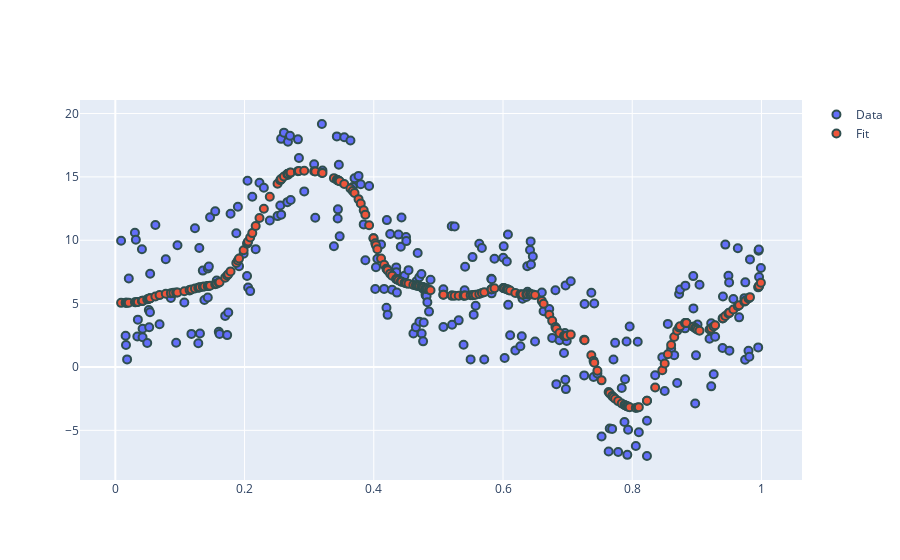

Notebook code cell kept with this figure:
### Markdown cell above
**Test for Peak-Valley Data**

### Code cell
import numpy as np
from stareg.star_model import StarModel
x = np.random.random(250)
x.sort()
noise = np.random.random(250)*2.25
y = 10*np.exp(-(x-0.3)**2 / 0.01 ) - 8*np.exp(-(x-0.8)**2/0.01) + 5*noise #+ 10*x
#px.scatter(x=x, y=y)
n_param = 35

descr = ( ("s(1)", "peak-and-valley", n_param, (0.1, 100), "equidistant"), )
M = StarModel(description=descr)
M.fit(X=x.reshape(-1,1), y=y, plot_=True)

### Figure 1 — Plotly figure (JSON) as saved in the notebook; plotly's stock layout.template omitted (floating-point values rounded to 4 significant figures; data arrays with more than 128 entries replaced by an {"elided": "..."} marker saying what was removed)
{"data": [{"marker": {"line": {"color": "DarkSlateGrey", "width": 2}, "size": 8}, "mode": "markers", "name": "Data", "type": "scatter", "x": {"elided": "250 float values"}, "y": {"elided": "250 float values"}}, {"marker": {"line": {"color": "DarkSlateGrey", "width": 2}, "size": 8}, "mode": "markers", "name": "Fit", "type": "scatter", "x": {"elided": "250 float values"}, "y": {"elided": "250 float values"}}], "layout": {"autosize": true, "xaxis": {"autorange": true, "range": [-0.05054, 1.059], "type": "linear"}, "yaxis": {"autorange": true, "range": [-9.105, 21.25], "type": "linear"}}}
